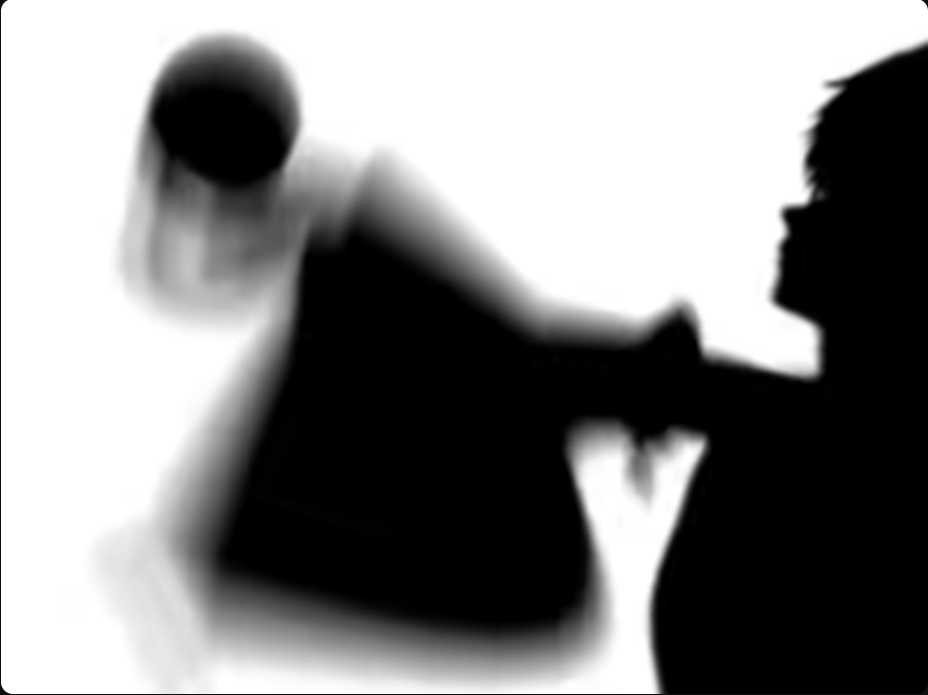
#> input picture src/python/img/01.png, 928 x 695 px
$ python test.py
#> lines starting #> are read from the running program, lines starting #| are printed output that depends on the picture
import cv2
import numpy as np
import os
import math

script_dir = os.path.dirname(os.path.abspath(__file__))
os.chdir(script_dir)

# 画像を読み込む
quality = 2 # 画素(1タイルにつき何分割するか)
lenY = 18 # タイルの縦
lenX = 20 # タイルの横
gcd = math.gcd(lenY, lenX)
ratioY = lenY / gcd
ratioX = lenX / gcd
image = cv2.imread("./img/01.png", cv2.IMREAD_GRAYSCALE)
#> image is the input picture: shape (695, 928); min 0, max 255, mean 134.9
h = image.shape[0]
#> h = 695
w = image.shape[1]
#> w = 928
bits = min(h / ratioY, w / ratioX)
#> bits = 77.22
image = image[math.floor((h - bits * ratioY) / 2): math.floor((h + bits * ratioY ) / 2),
              math.floor((w - bits * ratioX) / 2): math.floor((w + bits * ratioX) / 2)]
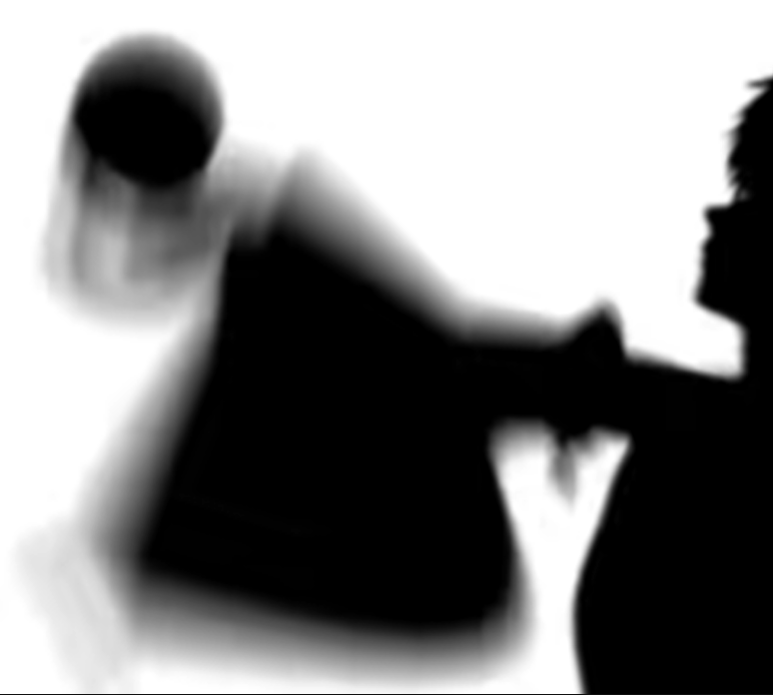
#> image: shape (695, 773); min 0, max 255, mean 134.8
image = cv2.resize(image, (lenX * quality, lenY * quality))
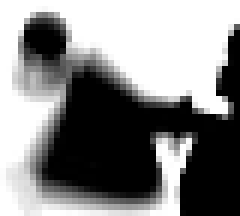
#> image: shape (36, 40) (shown 6 times larger); min 0, max 255, mean 135.1

# 4階調に量子化する
bins = np.linspace(0, 256, num=5)  # 4階調 + 1（256は含めない）
quantized = np.digitize(image, bins) - 1  # 0～3のインデックスに変換
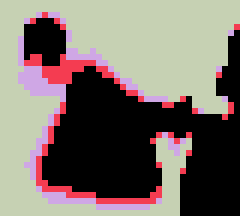
#> quantized: shape (36, 40) int64 (shown 6 times larger); 4 distinct labels, from 0 to 3; one colour per label, 0 black
levels = np.array([0, 85, 170, 255], dtype=np.uint8)  # 4つのグレースケールの値
image_4color = levels[quantized]  # 量子化した画像を適用
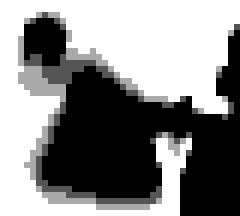
#> image_4color: shape (36, 40) (shown 6 times larger); min 0, max 255, mean 135.8

# 表示のために画像をリサイズ・ピクセルをはっきり表示
image_4color = cv2.resize(image_4color, (lenX * 25, lenY * 25), interpolation=cv2.INTER_NEAREST)
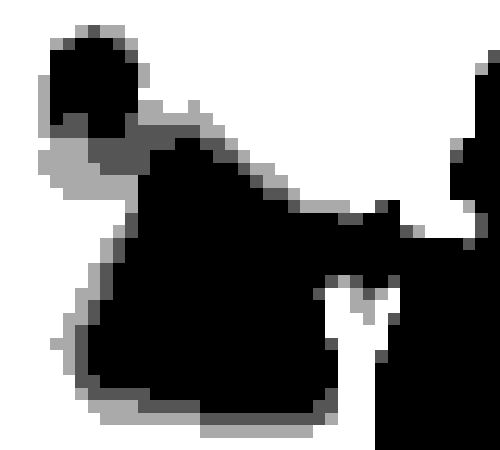
#> image_4color: shape (450, 500); min 0, max 255, mean 135.9

# 結果を保存＆表示
cv2.imwrite("output.jpg", image_4color)
cv2.imshow("4 Colors Grayscale", image_4color)
cv2.waitKey(0)
cv2.destroyAllWindows()
